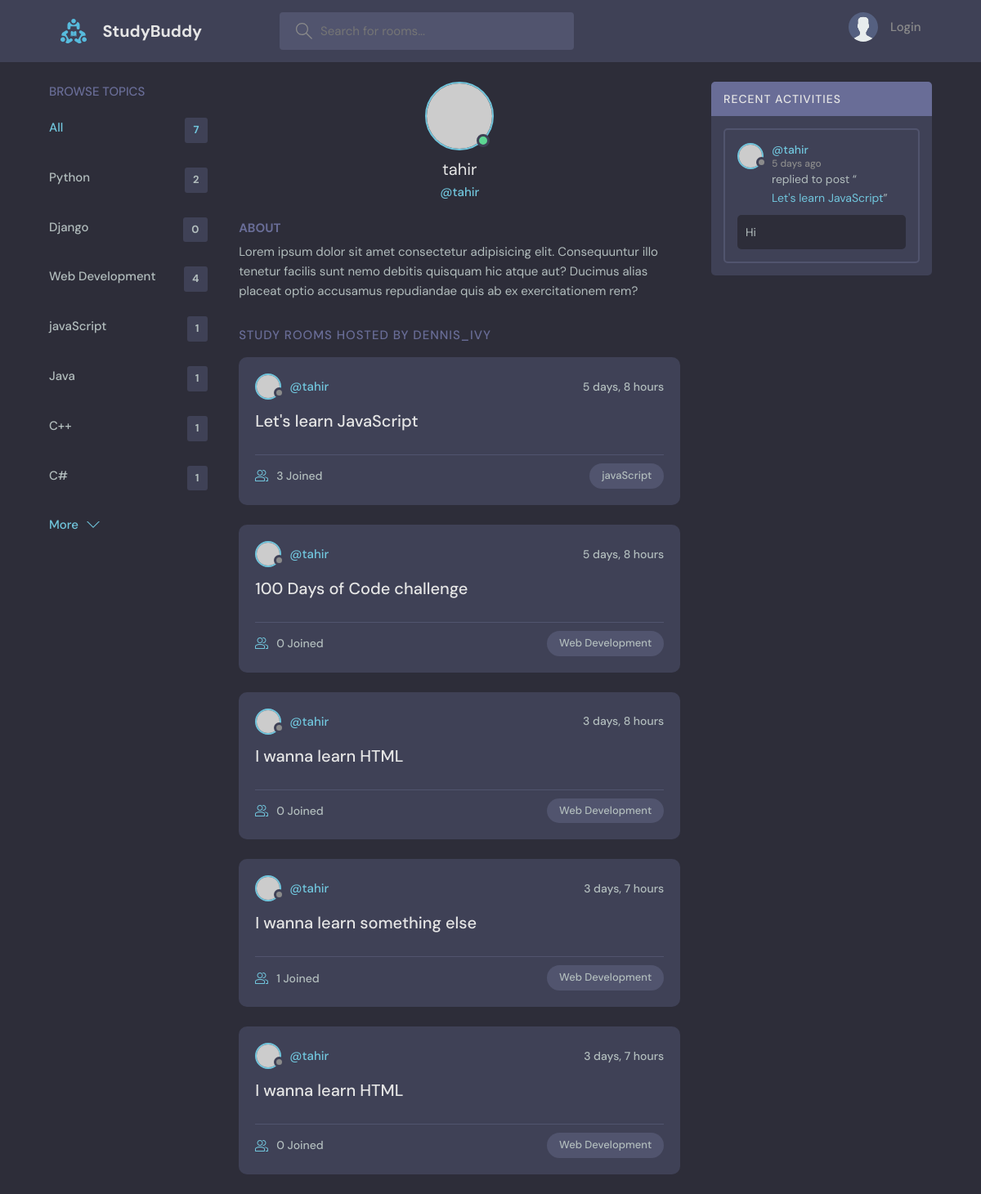
The app's page /profile/1 with its own data.
### base/models.py (models this page shows, shortened)
class Topic(models.Model):
    name = models.CharField(max_length=200)

class Room(models.Model):
    host = models.ForeignKey(User, on_delete=models.SET_NULL, null=True)
    topic = models.ForeignKey(Topic, on_delete=models.SET_NULL, null=True) # a room can only have one topic
    name = models.CharField(max_length=200)
    description = models.TextField(null=True, blank=True)   # blanks allowed
    participants = models.ManyToManyField(User, related_name='participants', blank=True)
    updated = models.DateTimeField(auto_now=True)   # timestamp for when saved
    created = models.DateTimeField(auto_now_add=True)   # timestamp for when created
    def __str__(self):
        return self.name

class Message(models.Model):
    user = models.ForeignKey(User, on_delete=models.CASCADE) # note that we are using the default django User as imported
    room = models.ForeignKey(Room, on_delete=models.CASCADE) # one to many relationship, related to Room. CASCADE - when a room is deleted, all its messages are deleted
    body = models.TextField()
    updated = models.DateTimeField(auto_now=True)   # timestamp for when saved
    created = models.DateTimeField(auto_now_add=True)   # timestamp for when created
    class Meta:
        ordering = ['-updated', '-created'] # dash is descending order

### base/views.py (the view)
# urls.py: path('profile/<str:pk>', views.userProfile, name="user-profile"),
def userProfile(request, pk):
    user = User.objects.get(id=pk)
    rooms = user.room_set.all()
    room_messages = user.message_set.all()
    topics = Topic.objects.all()
    context = {'user' : user, 'rooms' : rooms, 'room_messages' : room_messages,
               'topics' : topics}
    return render(request, 'base/profile.html', context)

### base/templates/base/profile.html (shortened to what this page needs)
{% extends 'main.html' %} {% block content %}
  <main class="profile-page layout layout--3">
    <div class="container">
      {% include 'base/topics_component.html' %}
      <div class="roomList">
        <div class="profile">
          <div class="profile__avatar">
            <div class="avatar avatar--large active">
              <img src="https://randomuser.me/api/portraits/men/11.jpg" />
            </div>
          </div>
          <div class="profile__info">
            <h3>{{user.username}}</h3>
            <p>@{{user.username}}</p>
          </div>
          <div class="profile__about">
            <h3>About</h3>
            <p>
              Lorem ipsum dolor sit amet consectetur adipisicing elit. Consequuntur illo tenetur
              facilis sunt nemo debitis quisquam hic atque aut? Ducimus alias placeat optio
              accusamus repudiandae quis ab ex exercitationem rem?
            </p>
          </div>
        </div>
        <div class="roomList__header">
          <div>
            <h2>Study Rooms Hosted by dennis_ivy</a>
            </h2>
          </div>
        </div>
        {% include 'base/feed_component.html' %}
      </div>
      {% include 'base/activity_component.html' %}
    </div>
  </main>
  {% endblock content %}

### base/templates/base/topics_component.html
<div class="topics">
  <div class="topics__header">
    <h2>Browse Topics</h2>
  </div>
  <ul class="topics__list">
    <li>
      <a href="{% url 'home' %}" class="active">All <span>{{topics.count}}</span></a>
    </li>
    {% for topic in topics %}
    <li>
      <a href="{% url 'home' %}?q={{topic.name}}">{{topic.name}} <span>{{topic.room_set.all.count}}</span></a>
    </li>
    {% endfor %}
  </ul>
  <a class="btn btn--link" href="topics.html">
    More
    <svg
      version="1.1"
      xmlns="http://www.w3.org/2000/svg"
      width="32"
      height="32"
      viewBox="0 0 32 32"
    >
      <title>chevron-down</title>
      <path d="M16 21l-13-13h-3l16 16 16-16h-3l-13 13z"></path>
    </svg>
  </a>
</div>

### base/templates/base/feed_component.html (shortened to what this page needs)
{% for room in rooms %}
<div class="roomListRoom">
  <div class="roomListRoom__header">
    <a href="{% url 'user-profile' room.host.id %}" class="roomListRoom__author">
      <div class="avatar avatar--small">
        <img src="https://randomuser.me/api/portraits/women/11.jpg" />
      </div>
      <span>@{{room.host.username}}</span>
    </a>
    <div class="roomListRoom__actions">
      <span>{{room.created|timesince}}</span>
    </div>
  </div>
  <div class="roomListRoom__content">
    <a href="{% url 'room' room.id %}">{{room.name}}</a>
  </div>
  <div class="roomListRoom__meta">
    <a href="{% url 'room' room.id %}" class="roomListRoom__joined">
      {{room.participants.all.count}} Joined
    </a>
    <p class="roomListRoom__topic">{{room.topic.name}}</p>
  </div>
</div>
{% endfor %}

### base/templates/base/activity_component.html (shortened to what this page needs)
<div class="activities">
  <div class="activities__header">
    <h2>Recent Activities</h2>
  </div>
  {% for message in room_messages %}
  <div class="activities__box">
    <div class="activities__boxHeader roomListRoom__header">
      <a
        href="{% url 'user-profile' message.user.id %}"
        class="roomListRoom__author"
      >
        <div class="avatar avatar--small">
          <img src="https://randomuser.me/api/portraits/women/11.jpg" />
        </div>
        <p>
          @{{message.user}}
          <span>{{message.created|timesince}} ago</span>
        </p>
      </a>
    </div>
    <div class="activities__boxContent">
      <p>
        replied to post “<a href="{% url 'room' message.room.id %}">{{message.room}}</a>”
      </p>
      <div class="activities__boxRoomContent">
        {{message.body}}
      </div>
    </div>
  </div>
  {% endfor %}
</div>

### records on screen
Topic: name "Python", room_set.all.count "2"
Topic: name "Django", room_set.all.count "0"
Topic: name "Web Development", room_set.all.count "4"
Topic: name "javaScript", room_set.all.count "1"
Topic: name "Java", room_set.all.count "1"
Topic: name "C++", room_set.all.count "1"
Topic: name "C#", room_set.all.count "1"
Room: host.username "tahir", created "5 days, 8 hours", name "Let's learn JavaScript", participants.all.count "3", topic.name "javaScript"
Room: host.username "tahir", created "5 days, 8 hours", name "100 Days of Code challenge", participants.all.count "0", topic.name "Web Development"
Room: host.username "tahir", created "3 days, 8 hours", name "I wanna learn HTML", participants.all.count "0", topic.name "Web Development"
Room: host.username "tahir", created "3 days, 7 hours", name "I wanna learn something else", participants.all.count "1", topic.name "Web Development"
Room: host.username "tahir", created "3 days, 7 hours", name "I wanna learn HTML", participants.all.count "0", topic.name "Web Development"
Message: user "tahir", created "5 days", room "Let's learn JavaScript", body "Hi"

### other values on screen
{{ topics.count }} "7"
{{ user.username }} "tahir"
